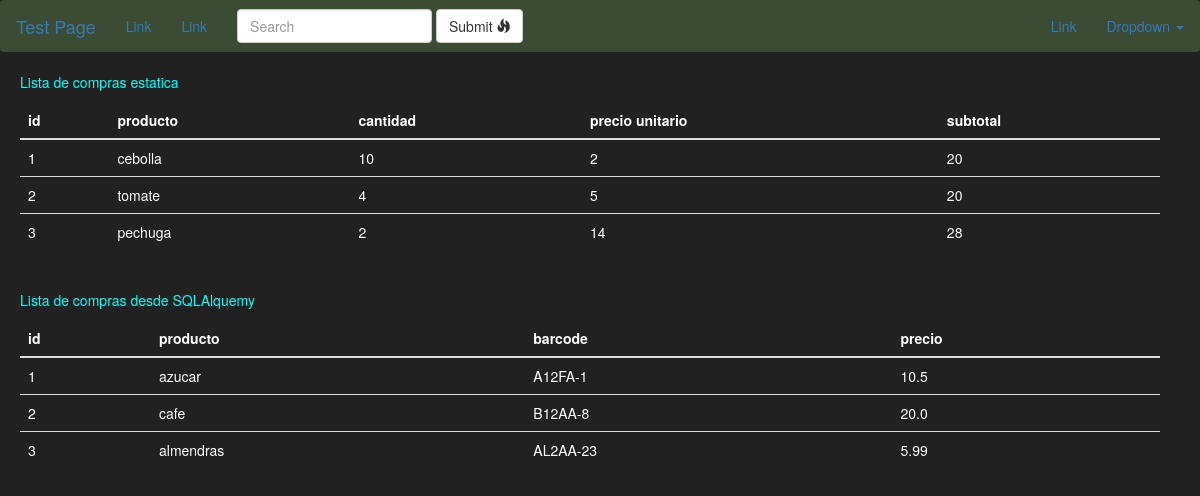
Page /home on the earlier database version.
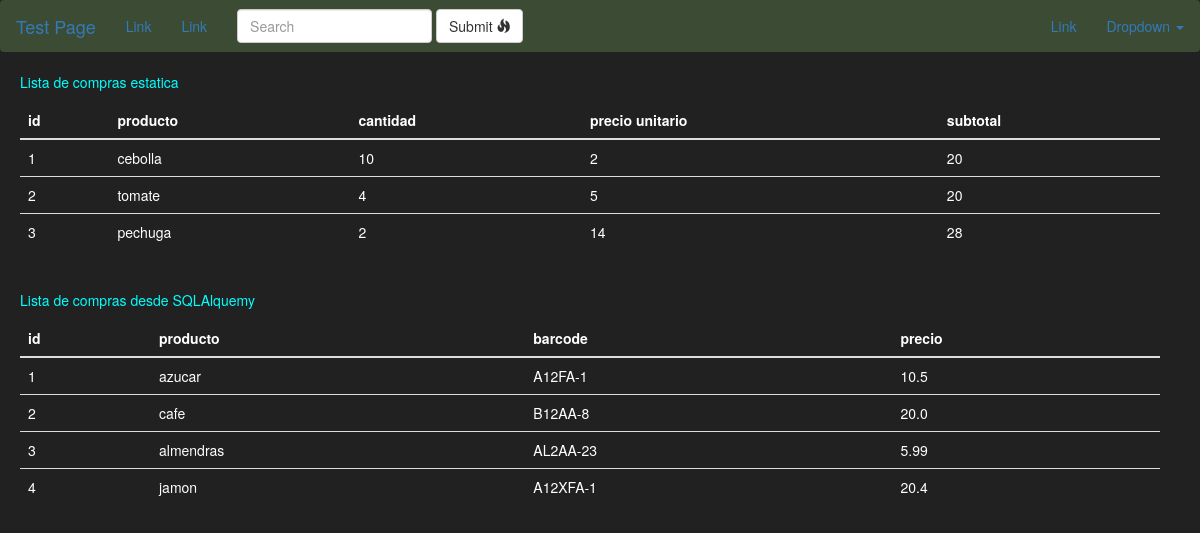
Same page on the later database version.
### market/models.py (models this page shows, shortened)
class Item(db.Model):
    id = db.Column(db.Integer(), primary_key=True)
    producto = db.Column(db.String(length=30), nullable=False, unique=True)
    barcode = db.Column(db.String(length=12), nullable=False, unique=True)
    precio = db.Column(db.Float(), nullable=False)

### market/routes.py (the view)
@app.route('/')
@app.route('/home')
def home():
    items = [
        {'id':1, 'producto': 'cebolla', 'cantidad': 10, 'precio unitario': 2},
        {'id':2, 'producto': 'tomate', 'cantidad': 4, 'precio unitario': 5},
        {'id':3, 'producto': 'pechuga', 'cantidad': 2, 'precio unitario': 14}
    ]
    consulta = Item.query.filter_by(precio=10.5)
    for item in consulta:
        click.echo(click.style(f'item_id:{item.id} precio:{item.precio}', fg='green'))
    consulta = Item.query.all()
    return render_template('home.html', items=items, consulta=consulta)

### market/templates/home.html
{% extends 'base.html'%}
{% block content%}
    <div class="main-table">
        <p id="titulo-tabla">Lista de compras estatica</p>
        <table class="table table-hover">
            <thead>
                <tr class="aux">
                    <th>id</th>
                    <th>producto</th>
                    <th>cantidad</th>
                    <th>precio unitario</th>
                    <th>subtotal</th>
                </tr>
            </thead>
            <tbody>
                {% for item in items %}
                    <tr>
                        <td>{{ item.id }}</td>
                        <td>{{ item.producto }}</td>
                        <td>{{ item.cantidad }}</td>
                        <td>{{ item["precio unitario"] }}</td>
                        <td>{{ item.cantidad * item["precio unitario"] }}</td>
                    </tr>
                {% endfor %}
            </tbody>
        </table>
    </div>
    <div class="main-table">
        <p id="titulo-tabla">Lista de compras desde SQLAlquemy</p>
        <table class="table table-hover">
            <thead>
                <tr>
                    <th>id</th>
                    <th>producto</th>
                    <th>barcode</th>
                    <th>precio</th>
                </tr>
            </thead>
            <tbody>
                {% for item in consulta %}
                <tr>
                    <td>{{ item.id }}</td>
                    <td>{{ item.producto}}</td>
                    <td>{{ item.barcode}}</td>
                    <td>{{ item.precio}}</td>
                </tr>
                {% endfor %}
            </tbody>
        </table>
    </div>
{% endblock%}

### market/templates/base.html
{% extends "bootstrap/base.html" %}
{% block styles %}
    {{super()}}
    <link rel="stylesheet" href="{{url_for('static', filename='style.css')}}">
{% endblock %}
{% block body %}
    {% block navbar %}
        {%include 'navbar.html'%}
    {% endblock %}
    {% block content%}{% endblock%}
{% endblock %}

### market/templates/navbar.html (shortened to what this page needs)
<nav class="navbar navbar-custom" role="navigation">
    <div class="navbar-header">
        <a class="navbar-brand" href="{{url_for('test')}}">Test Page</a>
    </div>
    <div class="collapse navbar-collapse navbar-ex1-collapse">
        <ul class="nav navbar-nav">
            <li class="active"><a href="#">Link</a></li>
            <li><a href="#">Link</a></li>
        </ul>
        <form class="navbar-form navbar-left" role="search">
            <div class="form-group">
                <input type="text" class="form-control" placeholder="Search">
            </div>
            <button type="submit" class="btn btn-default">
                Submit <span class="glyphicon glyphicon-fire"></span>
            </button>
        </form>
        <ul class="nav navbar-nav navbar-right">
            <li><a href="#">Link</a></li>
            <li class="dropdown">
                <a href="#" class="dropdown-toggle" data-toggle="dropdown">Dropdown <b class="caret"></b></a>
            </li>
        </ul>
    </div>
</nav>

### market/static/style.css (style rules this page uses)
.navbar-custom { background-color: #3b4b34; transition: background-color 0.5s; }
body { background-color: #212121; color: white }
.main-table { padding-left: 20px; padding-right: 40px; padding-bottom: 20px; }
#titulo-tabla { color: aqua; }

Differences in the rows shown:
added Item: id "4", producto "jamon", barcode "A12XFA-1", precio "20.4"
